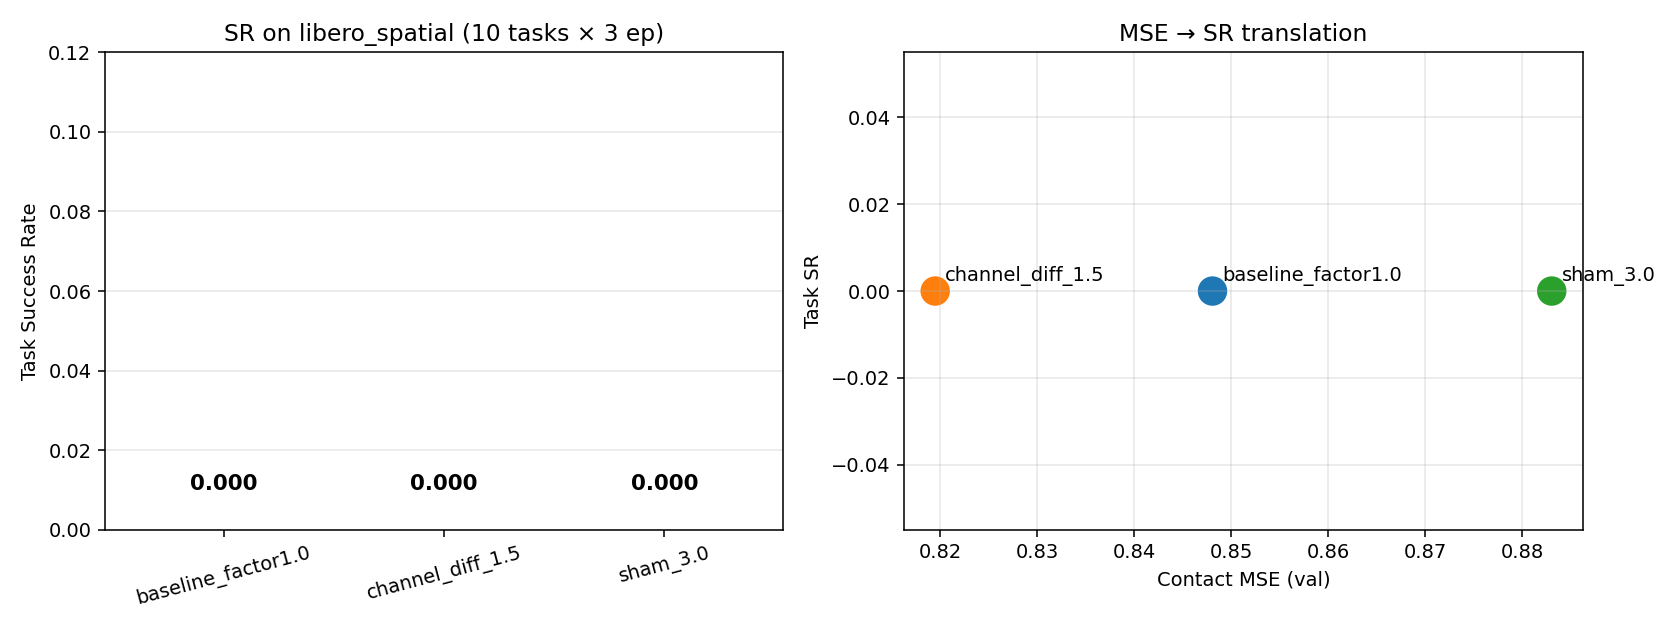

The script that saved this image:
"""
CPR-Distill Sim Rollout: MSE → SR conversion check.

This is the critical experiment that decides CPR-Distill's fate:
  Does contact MSE 6.8% reduction translate to task success rate improvement?

Pipeline:
  1. Train 3 fresh TinyBC models (single seed):
       - baseline (factor=1.0)
       - channel_diff_1.5 (factor=1.5 with gripper_channel_diff detector)
       - sham_3.0 (uniform 3× reweight)
  2. Sim rollout each model on libero_spatial (10 tasks × 3 episodes = 30 rollouts/model)
  3. Compute SR per condition, compare.

Environment setup (set externally):
  LD_LIBRARY_PATH=/tmp/egl_extract/usr/lib/x86_64-linux-gnu:$LD_LIBRARY_PATH
  MUJOCO_GL=egl PYOPENGL_PLATFORM=egl MUJOCO_EGL_DEVICE_ID=0
  PYTHONPATH=/home/jovyan/workspace/Workspace_Lerobot/lerobot/src

Outputs:
  - /home/jovyan/workspace/paper_agents_vla/experiments/cpr_distill_sim_rollout/: results.json, plots
  - /data/jameskimh/cpr_distill_sim_rollout/: trained model checkpoints
"""
import os, sys, json, time, glob
import numpy as np
import h5py
import torch
from torch.utils.data import DataLoader
from scipy.spatial.transform import Rotation as R

sys.path.insert(0, "/home/jovyan/workspace/paper_agents_vla/experiments/cpr_distill_m0")
sys.path.insert(0, "/home/jovyan/workspace/paper_agents_vla/experiments/cpr_distill_contact_diagnostic")
from m0_smoke import TinyBC, eval_model
from diagnostic import LiberoDetectorDataset, DETECTORS

DATA_DIR = "/data/jameskimh/james_libero_datasets/libero_spatial"
OUT_USER = "/home/jovyan/workspace/paper_agents_vla/experiments/cpr_distill_sim_rollout"
OUT_BIG = "/data/jameskimh/cpr_distill_sim_rollout"
os.makedirs(OUT_USER, exist_ok=True); os.makedirs(OUT_BIG, exist_ok=True)
DEVICE = torch.device("cuda:0")
SUITE = "libero_spatial"
EPISODES_PER_TASK = 3
MAX_STEPS = 200


# ========== Training ==========

def train_model(detector_name, mode, factor, n_epochs=3, seed=42):
    torch.manual_seed(seed); np.random.seed(seed)
    hdf5 = sorted(glob.glob(os.path.join(DATA_DIR, "*.hdf5")))
    detector_fn = DETECTORS[detector_name]
    train_ds = LiberoDetectorDataset(hdf5, detector_fn, train=True)
    val_ds = LiberoDetectorDataset(hdf5, detector_fn, train=False)
    bs = 256
    train_loader = DataLoader(train_ds, batch_size=bs, shuffle=True, num_workers=4, pin_memory=True)
    val_loader = DataLoader(val_ds, batch_size=bs, shuffle=False, num_workers=4, pin_memory=True)
    model = TinyBC().to(DEVICE)
    opt = torch.optim.AdamW(model.parameters(), lr=1e-3, weight_decay=1e-4)
    sched = torch.optim.lr_scheduler.CosineAnnealingLR(opt, T_max=n_epochs * len(train_loader))
    for ep in range(n_epochs):
        model.train()
        for batch in train_loader:
            img = batch["img"].to(DEVICE, non_blocking=True)
            state = batch["state"].to(DEVICE, non_blocking=True)
            target = batch["action"].to(DEVICE, non_blocking=True)
            contact = batch["contact"].to(DEVICE, non_blocking=True)
            pred = model(img, state)
            err = ((pred - target) ** 2).sum(-1)
            if mode == "cpr":
                w = 1.0 + (factor - 1.0) * contact
            elif mode == "sham":
                w = torch.full_like(err, factor)
            else:
                raise ValueError(mode)
            loss = (err * w).mean()
            opt.zero_grad(); loss.backward()
            torch.nn.utils.clip_grad_norm_(model.parameters(), 1.0); opt.step(); sched.step()
    return model, eval_model(model, val_loader, DEVICE)


# ========== Sim rollout ==========

def obs_to_model_input(obs):
    """Convert LIBERO env obs dict → (img_tensor, state_tensor) for TinyBC."""
    # Pixels: (128, 128, 3) uint8
    img_np = obs["pixels"]["image"] if isinstance(obs["pixels"], dict) else obs["pixels"]
    img = torch.from_numpy(img_np).permute(2, 0, 1).float() / 255.0  # (3, 128, 128)
    # State: ee_pos (3) + ee_rotvec (3, from quat) + gripper.qpos (2) = 8
    rs = obs["robot_state"]
    ee_pos = np.asarray(rs["eef"]["pos"], dtype=np.float32)
    ee_quat = np.asarray(rs["eef"]["quat"], dtype=np.float32)  # xyzw
    # scipy expects xyzw
    ee_rotvec = R.from_quat(ee_quat).as_rotvec().astype(np.float32)
    gripper = np.asarray(rs["gripper"]["qpos"], dtype=np.float32)
    state = np.concatenate([ee_pos, ee_rotvec, gripper])  # (8,)
    return img.unsqueeze(0).to(DEVICE), torch.from_numpy(state).unsqueeze(0).to(DEVICE)


def run_episode(env, model, max_steps=MAX_STEPS):
    obs, info = env.reset()
    model.eval()
    success = False
    with torch.no_grad():
        for step in range(max_steps):
            img, state = obs_to_model_input(obs)
            action_tensor = model(img, state)
            action = action_tensor[0].cpu().numpy().astype(np.float32)
            # Clip to action space [-1, 1]
            action = np.clip(action, -1.0, 1.0)
            obs, rew, term, trunc, info = env.step(action)
            if info.get("is_success", False) or term:
                success = True
                break
            if trunc:
                break
    return success, step + 1


def evaluate_model_on_suite(model, suite, suite_name, n_episodes_per_task=EPISODES_PER_TASK, max_steps=MAX_STEPS):
    from lerobot.envs.libero import LiberoEnv
    n_tasks = len(suite.tasks)
    results = []
    total_steps = 0
    for task_id in range(n_tasks):
        task_desc = suite.get_task(task_id).language
        env = LiberoEnv(
            task_suite=suite, task_id=task_id, task_suite_name=suite_name,
            episode_length=max_steps,
            camera_name="agentview_image",
            obs_type="pixels_agent_pos",
            observation_width=128, observation_height=128,
            init_states=True, episode_index=0, n_envs=1,
        )
        task_successes = 0
        task_steps = 0
        for ep in range(n_episodes_per_task):
            # Set episode_index to vary init state
            env.episode_index = ep
            env.init_state_id = ep
            success, steps = run_episode(env, model, max_steps=max_steps)
            task_successes += int(success)
            task_steps += steps
            print(f"      task {task_id} ep {ep}: {'✓ SUCCESS' if success else '✗ fail'} ({steps} steps)")
        sr = task_successes / n_episodes_per_task
        results.append({
            "task_id": task_id, "task_desc": task_desc,
            "n_episodes": n_episodes_per_task,
            "successes": task_successes, "success_rate": sr,
            "avg_steps": task_steps / n_episodes_per_task,
        })
        print(f"    task {task_id} ({task_desc[:40]}...): SR={sr:.3f} ({task_successes}/{n_episodes_per_task})")
        env.close()
        total_steps += task_steps
    overall_sr = float(np.mean([r["success_rate"] for r in results]))
    return {"per_task": results, "overall_sr": overall_sr, "total_steps": total_steps}


# ========== Main ==========

def main():
    t0 = time.time()
    print("=" * 60)
    print("CPR-Distill Sim Rollout — MSE → SR Translation Check")
    print(f"Suite: {SUITE}, episodes/task={EPISODES_PER_TASK}, max_steps={MAX_STEPS}")
    print("=" * 60)

    # ===== Train 3 conditions =====
    conditions = [
        ("baseline_factor1.0",    "last_30",              "cpr",  1.0),
        ("channel_diff_1.5",      "gripper_channel_diff", "cpr",  1.5),
        ("sham_3.0",              "last_30",              "sham", 3.0),
    ]
    models = {}
    eval_results = {}
    print("\n[1/2] Training 3 models...")
    for tag, det, mode, factor in conditions:
        print(f"\n  Training {tag} (det={det}, mode={mode}, factor={factor})...")
        t1 = time.time()
        m, ev = train_model(det, mode, factor)
        models[tag] = m
        eval_results[tag] = ev
        ckpt = os.path.join(OUT_BIG, f"{tag}.pt")
        torch.save(m.state_dict(), ckpt)
        print(f"  {tag}: contact MSE={ev['contact']:.5f}, free={ev['free']:.5f}, all={ev['all']:.5f} ({time.time()-t1:.1f}s)")

    # ===== Sim rollout =====
    print("\n[2/2] Sim rollout per condition...")
    from lerobot.envs.libero import _get_suite
    suite = _get_suite(SUITE)
    sr_results = {}
    for tag, _, _, _ in conditions:
        print(f"\n  === Rolling out {tag} ===")
        t1 = time.time()
        sr_results[tag] = evaluate_model_on_suite(models[tag], suite, SUITE,
                                                   n_episodes_per_task=EPISODES_PER_TASK,
                                                   max_steps=MAX_STEPS)
        print(f"  {tag} overall SR: {sr_results[tag]['overall_sr']:.3f} ({time.time()-t1:.1f}s)")

    elapsed = time.time() - t0
    print(f"\n=== Elapsed: {elapsed:.1f}s ===")

    # ===== Analysis =====
    print("\n--- MSE vs SR Summary ---")
    print(f"{'Condition':<24} {'Contact MSE':>13} {'Overall MSE':>13} {'SR':>8}")
    print("-" * 65)
    for tag, _, _, _ in conditions:
        e = eval_results[tag]
        s = sr_results[tag]
        print(f"{tag:<24} {e['contact']:>13.5f} {e['all']:>13.5f} {s['overall_sr']:>7.3f}")

    # Critical comparison: does channel_diff_1.5 SR > baseline SR?
    b_sr = sr_results["baseline_factor1.0"]["overall_sr"]
    cd_sr = sr_results["channel_diff_1.5"]["overall_sr"]
    sh_sr = sr_results["sham_3.0"]["overall_sr"]
    delta_sr = (cd_sr - b_sr) * 100
    delta_sham_sr = (cd_sr - sh_sr) * 100
    print(f"\nΔ SR (CPR_1.5 vs baseline): {delta_sr:+.1f}pp")
    print(f"Δ SR (CPR_1.5 vs sham_3.0):  {delta_sham_sr:+.1f}pp")
    if delta_sr >= 5.0:
        verdict = "✅ STRONG WIN: CPR significantly improves task SR — paper alive"
    elif delta_sr >= 2.0:
        verdict = "✅ Positive: CPR shows meaningful SR improvement"
    elif delta_sr >= 0.0:
        verdict = "🟡 Marginal: SR slightly positive but within noise"
    else:
        verdict = "❌ Negative: contact MSE gain does NOT translate to SR"
    print(f"\n>>> {verdict} <<<")

    out = {
        "elapsed_sec": elapsed,
        "config": {
            "suite": SUITE, "episodes_per_task": EPISODES_PER_TASK,
            "max_steps": MAX_STEPS, "n_tasks": 10,
        },
        "mse_results": {k: {kk: float(vv) for kk, vv in v.items()} for k, v in eval_results.items()},
        "sr_results": sr_results,
        "delta_sr_cpr_vs_baseline_pp": float(delta_sr),
        "delta_sr_cpr_vs_sham_pp": float(delta_sham_sr),
        "verdict": verdict,
    }
    with open(os.path.join(OUT_USER, "results.json"), "w") as f:
        json.dump(out, f, indent=2, default=str)
    print(f"\nResults: {os.path.join(OUT_USER, 'results.json')}")

    try:
        import matplotlib; matplotlib.use("Agg"); import matplotlib.pyplot as plt
        fig, axes = plt.subplots(1, 2, figsize=(12, 4.5))
        tags = [t[0] for t in conditions]
        srs = [sr_results[t]["overall_sr"] for t in tags]
        contact_mses = [eval_results[t]["contact"] for t in tags]
        # 1. Bar chart: SR per condition
        axes[0].bar(tags, srs, color=['C0', 'C1', 'C2'])
        for x, sr in enumerate(srs):
            axes[0].text(x, sr + 0.01, f"{sr:.3f}", ha='center', fontsize=11, fontweight='bold')
        axes[0].set_ylabel("Task Success Rate"); axes[0].set_ylim(0, max(srs + [0.1]) * 1.2)
        axes[0].set_title(f"SR on {SUITE} (10 tasks × {EPISODES_PER_TASK} ep)")
        axes[0].grid(alpha=0.3, axis='y'); plt.setp(axes[0].get_xticklabels(), rotation=15)
        # 2. MSE vs SR scatter
        axes[1].scatter(contact_mses, srs, s=200, c=['C0','C1','C2'])
        for i, t in enumerate(tags):
            axes[1].annotate(t, (contact_mses[i], srs[i]), xytext=(5, 5),
                             textcoords='offset points', fontsize=10)
        axes[1].set_xlabel("Contact MSE (val)"); axes[1].set_ylabel("Task SR")
        axes[1].set_title("MSE → SR translation"); axes[1].grid(alpha=0.3)
        plt.tight_layout(); plt.savefig(os.path.join(OUT_USER, "sim_eval.png"), dpi=140)
        print(f"Plot: {os.path.join(OUT_USER, 'sim_eval.png')}")
    except Exception as e:
        print(f"Plot failed: {e}")


if __name__ == "__main__":
    main()
